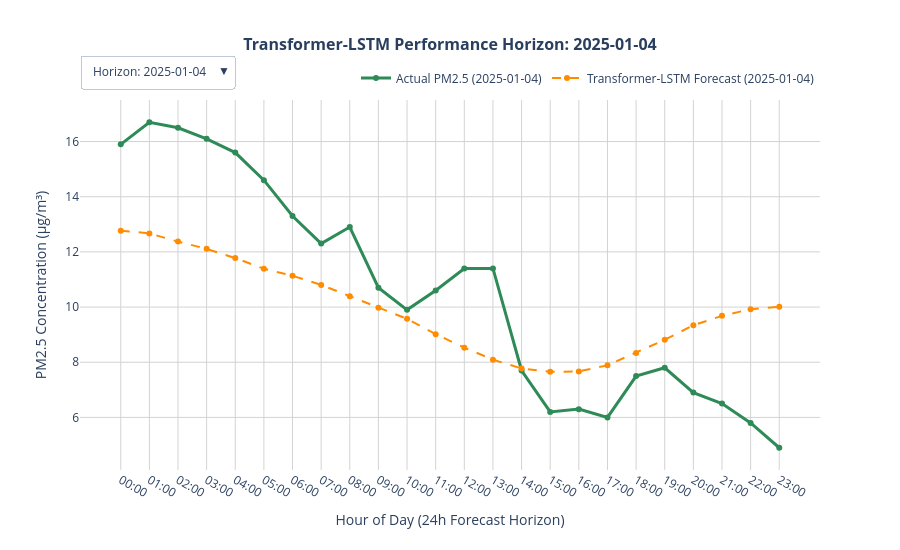

Source (notebook cell):
### Code cell
import plotly.graph_objects as go

sample_indices = [0, 50, 100, 150, 200, 250, 300, 350, 400, 450, 500, 550, 600]
num_samples = len(sample_indices)

fig = go.Figure()
buttons = []

for idx, sample_idx in enumerate(sample_indices):
    # Pull directly from pre-computed, inverted arrays to avoid loop overhead
    true_actual = true_ground_truth_all[sample_idx]
    true_pred = true_predictions_all[sample_idx]
    
    start_timestamp_idx = INPUT_WINDOW + sample_idx
    window_timestamps = df.loc["2025-01-01 00:00:00":"2025-01-31 23:00:00"].index[
        start_timestamp_idx : start_timestamp_idx + OUTPUT_WINDOW
    ]
    time_labels = [str(t).split()[1][:5] for t in window_timestamps]
    date_str = str(window_timestamps[0]).split()[0]
    
    fig.add_trace(go.Scatter(
        x=time_labels, y=true_actual,
        mode='lines+markers',
        name=f'Actual PM2.5 ({date_str})',
        line=dict(color='seagreen', width=3),
        visible=(idx == 0)
    ))
    
    fig.add_trace(go.Scatter(
        x=time_labels, y=true_pred,
        mode='lines+markers',
        name=f'Transformer-LSTM Forecast ({date_str})',
        line=dict(color='darkorange', width=2, dash='dash'),
        visible=(idx == 0)
    ))
    
    visibility_mask = [False] * (num_samples * 2)
    visibility_mask[idx * 2] = True
    visibility_mask[idx * 2 + 1] = True
    
    buttons.append(dict(
        label=f"Horizon: {date_str}",
        method="update",
        args=[
            {"visible": visibility_mask},
            {"title": f"<b>Transformer-LSTM Performance Horizon: {date_str}</b>"} 
        ]
    ))

initial_date_str = str(df.loc["2025-01-01 00:00:00":"2025-01-31 23:00:00"].index[INPUT_WINDOW]).split()[0]

fig.update_layout(
    title=dict(
        text=f'<b>Transformer-LSTM Performance Horizon: {initial_date_str}</b>',
        x=0.5,
        font=dict(size=16)
    ),
    updatemenus=[
        dict(
            buttons=buttons,
            direction="down",
            pad={"r": 10, "t": 10},
            showactive=True,
            x=0.0,
            xanchor="left",
            y=1.15,
            yanchor="top"
        )
    ],
    xaxis=dict(title='Hour of Day (24h Forecast Horizon)', showgrid=True, gridcolor='lightgray'),
    yaxis=dict(title='PM2.5 Concentration (μg/m³)', showgrid=True, gridcolor='lightgray'),
    template='plotly_white',
    hovermode='x unified',
    height=550,
    width=900,
    legend=dict(
        orientation="h",
        yanchor="bottom",
        y=1.02,
        xanchor="right",
        x=1
    )
)

fig.show()

### Figure 1 — Plotly figure (JSON) as saved in the notebook; plotly's stock layout.template omitted (floating-point values rounded to 4 significant figures)
{"data": [{"line": {"color": "seagreen", "width": 3}, "mode": "lines+markers", "name": "Actual PM2.5 (2025-01-04)", "type": "scatter", "visible": true, "x": ["00:00", "01:00", "02:00", "03:00", "04:00", "05:00", "06:00", "07:00", "08:00", "09:00", "10:00", "11:00", "12:00", "13:00", "14:00", "15:00", "16:00", "17:00", "18:00", "19:00", "20:00", "21:00", "22:00", "23:00"], "y": [15.9, 16.7, 16.5, 16.1, 15.6, 14.6, 13.3, 12.3, 12.9, 10.7, 9.9, 10.6, 11.4, 11.4, 7.7, 6.2, 6.3, 6.0, 7.5, 7.8, 6.9, 6.5, 5.8, 4.9]}, {"line": {"color": "darkorange", "dash": "dash", "width": 2}, "mode": "lines+markers", "name": "Transformer-LSTM Forecast (2025-01-04)", "type": "scatter", "visible": true, "x": ["00:00", "01:00", "02:00", "03:00", "04:00", "05:00", "06:00", "07:00", "08:00", "09:00", "10:00", "11:00", "12:00", "13:00", "14:00", "15:00", "16:00", "17:00", "18:00", "19:00", "20:00", "21:00", "22:00", "23:00"], "y": [12.77, 12.67, 12.37, 12.11, 11.78, 11.39, 11.13, 10.8, 10.4, 9.979, 9.573, 9.018, 8.528, 8.094, 7.776, 7.651, 7.669, 7.887, 8.337, 8.817, 9.339, 9.682, 9.924, 10.01]}, {"line": {"color": "seagreen", "width": 3}, "mode": "lines+markers", "name": "Actual PM2.5 (2025-01-06)", "type": "scatter", "visible": false, "x": ["02:00", "03:00", "04:00", "05:00", "06:00", "07:00", "08:00", "09:00", "10:00", "11:00", "12:00", "13:00", "14:00", "15:00", "16:00", "17:00", "18:00", "19:00", "20:00", "21:00", "22:00", "23:00", "00:00", "01:00"], "y": [3.1, 2.8, 1.7, 1.2, 1.1, 1.1, 1.1, 1.3, 1.6, 1.8, 1.8, 2.3, 2.3, 2.1, 2.1, 2.2, 2.9, 3.4, 3.5, 3.3, 3.0, 2.7, 2.4, 2.3]}, {"line": {"color": "darkorange", "dash": "dash", "width": 2}, "mode": "lines+markers", "name": "Transformer-LSTM Forecast (2025-01-06)", "type": "scatter", "visible": false, "x": ["02:00", "03:00", "04:00", "05:00", "06:00", "07:00", "08:00", "09:00", "10:00", "11:00", "12:00", "13:00", "14:00", "15:00", "16:00", "17:00", "18:00", "19:00", "20:00", "21:00", "22:00", "23:00", "00:00", "01:00"], "y": [3.289, 3.379, 3.465, 3.544, 3.647, 3.713, 3.822, 3.9, 3.941, 3.997, 4.097, 4.178, 4.308, 4.396, 4.582, 4.745, 4.86, 5.005, 5.157, 5.268, 5.394, 5.418, 5.404, 5.431]}, {"line": {"color": "seagreen", "width": 3}, "mode": "lines+markers", "name": "Actual PM2.5 (2025-01-08)", "type": "scatter", "visible": false, "x": ["04:00", "05:00", "06:00", "07:00", "08:00", "09:00", "10:00", "11:00", "12:00", "13:00", "14:00", "15:00", "16:00", "17:00", "18:00", "19:00", "20:00", "21:00", "22:00", "23:00", "00:00", "01:00", "02:00", "03:00"], "y": [6.0, 6.3, 6.2, 6.9, 8.5, 10.0, 9.9, 9.3, 7.7, 6.8, 6.8, 7.1, 8.1, 9.5, 11.0, 12.6, 13.3, 12.9, 13.6, 13.8, 13.5, 12.8, 14.0, 14.5]}, {"line": {"color": "darkorange", "dash": "dash", "width": 2}, "mode": "lines+markers", "name": "Transformer-LSTM Forecast (2025-01-08)", "type": "scatter", "visible": false, "x": ["04:00", "05:00", "06:00", "07:00", "08:00", "09:00", "10:00", "11:00", "12:00", "13:00", "14:00", "15:00", "16:00", "17:00", "18:00", "19:00", "20:00", "21:00", "22:00", "23:00", "00:00", "01:00", "02:00", "03:00"], "y": [5.541, 5.608, 5.626, 5.637, 5.624, 5.522, 5.478, 5.374, 5.208, 5.067, 5.019, 4.985, 5.036, 5.098, 5.302, 5.52, 5.718, 5.938, 6.186, 6.365, 6.537, 6.567, 6.561, 6.556]}, {"line": {"color": "seagreen", "width": 3}, "mode": "lines+markers", "name": "Actual PM2.5 (2025-01-10)", "type": "scatter", "visible": false, "x": ["06:00", "07:00", "08:00", "09:00", "10:00", "11:00", "12:00", "13:00", "14:00", "15:00", "16:00", "17:00", "18:00", "19:00", "20:00", "21:00", "22:00", "23:00", "00:00", "01:00", "02:00", "03:00", "04:00", "05:00"], "y": [12.1, 11.3, 10.4, 10.9, 11.2, 11.1, 11.3, 12.0, 12.3, 12.0, 11.5, 12.3, 14.2, 15.3, 19.2, 21.7, 22.1, 23.7, 22.8, 21.3, 21.5, 19.8, 18.8, 18.3]}, {"line": {"color": "darkorange", "dash": "dash", "width": 2}, "mode": "lines+markers", "name": "Transformer-LSTM Forecast (2025-01-10)", "type": "scatter", "visible": false, "x": ["06:00", "07:00", "08:00", "09:00", "10:00", "11:00", "12:00", "13:00", "14:00", "15:00", "16:00", "17:00", "18:00", "19:00", "20:00", "21:00", "22:00", "23:00", "00:00", "01:00", "02:00", "03:00", "04:00", "05:00"], "y": [11.57, 11.44, 11.15, 10.77, 10.37, 9.893, 9.454, 9.155, 8.882, 8.665, 8.716, 8.879, 9.153, 9.639, 10.13, 10.64, 11.05, 11.35, 11.53, 11.59, 11.65, 11.56, 11.47, 11.38]}, {"line": {"color": "seagreen", "width": 3}, "mode": "lines+markers", "name": "Actual PM2.5 (2025-01-12)", "type": "scatter", "visible": false, "x": ["08:00", "09:00", "10:00", "11:00", "12:00", "13:00", "14:00", "15:00", "16:00", "17:00", "18:00", "19:00", "20:00", "21:00", "22:00", "23:00", "00:00", "01:00", "02:00", "03:00", "04:00", "05:00", "06:00", "07:00"], "y": [16.1, 15.0, 13.3, 10.2, 9.1, 8.7, 7.6, 6.8, 6.9, 7.3, 7.8, 7.9, 8.3, 8.5, 8.1, 7.3, 6.7, 5.9, 6.0, 5.8, 5.8, 6.1, 6.3, 6.0]}, {"line": {"color": "darkorange", "dash": "dash", "width": 2}, "mode": "lines+markers", "name": "Transformer-LSTM Forecast (2025-01-12)", "type": "scatter", "visible": false, "x": ["08:00", "09:00", "10:00", "11:00", "12:00", "13:00", "14:00", "15:00", "16:00", "17:00", "18:00", "19:00", "20:00", "21:00", "22:00", "23:00", "00:00", "01:00", "02:00", "03:00", "04:00", "05:00", "06:00", "07:00"], "y": [15.32, 15.1, 14.63, 14.03, 13.46, 12.94, 12.5, 12.36, 12.35, 12.41, 12.75, 13.17, 13.59, 14.27, 14.69, 15.06, 15.27, 15.29, 15.14, 14.9, 14.76, 14.55, 14.36, 14.19]}, {"line": {"color": "seagreen", "width": 3}, "mode": "lines+markers", "name": "Actual PM2.5 (2025-01-14)", "type": "scatter", "visible": false, "x": ["10:00", "11:00", "12:00", "13:00", "14:00", "15:00", "16:00", "17:00", "18:00", "19:00", "20:00", "21:00", "22:00", "23:00", "00:00", "01:00", "02:00", "03:00", "04:00", "05:00", "06:00", "07:00", "08:00", "09:00"], "y": [9.8, 9.3, 8.2, 7.6, 7.3, 6.9, 7.6, 8.8, 9.9, 11.1, 12.1, 12.4, 12.0, 11.2, 10.3, 9.4, 9.3, 7.5, 7.2, 7.0, 6.9, 7.3, 7.9, 8.2]}, {"line": {"color": "darkorange", "dash": "dash", "width": 2}, "mode": "lines+markers", "name": "Transformer-LSTM Forecast (2025-01-14)", "type": "scatter", "visible": false, "x": ["10:00", "11:00", "12:00", "13:00", "14:00", "15:00", "16:00", "17:00", "18:00", "19:00", "20:00", "21:00", "22:00", "23:00", "00:00", "01:00", "02:00", "03:00", "04:00", "05:00", "06:00", "07:00", "08:00", "09:00"], "y": [9.272, 9.017, 8.715, 8.517, 8.455, 8.49, 8.64, 8.961, 9.338, 9.745, 10.14, 10.42, 10.57, 10.74, 10.74, 10.75, 10.68, 10.59, 10.49, 10.39, 10.33, 10.18, 9.989, 9.753]}, {"line": {"color": "seagreen", "width": 3}, "mode": "lines+markers", "name": "Actual PM2.5 (2025-01-16)", "type": "scatter", "visible": false, "x": ["12:00", "13:00", "14:00", "15:00", "16:00", "17:00", "18:00", "19:00", "20:00", "21:00", "22:00", "23:00", "00:00", "01:00", "02:00", "03:00", "04:00", "05:00", "06:00", "07:00", "08:00", "09:00", "10:00", "11:00"], "y": [16.4, 16.4, 15.0, 12.7, 11.9, 12.4, 13.7, 15.9, 16.8, 15.5, 13.8, 17.2, 14.2, 12.7, 11.1, 10.9, 10.1, 10.4, 10.2, 11.0, 11.5, 11.4, 10.8, 10.0]}, {"line": {"color": "darkorange", "dash": "dash", "width": 2}, "mode": "lines+markers", "name": "Transformer-LSTM Forecast (2025-01-16)", "type": "scatter", "visible": false, "x": ["12:00", "13:00", "14:00", "15:00", "16:00", "17:00", "18:00", "19:00", "20:00", "21:00", "22:00", "23:00", "00:00", "01:00", "02:00", "03:00", "04:00", "05:00", "06:00", "07:00", "08:00", "09:00", "10:00", "11:00"], "y": [14.75, 14.33, 13.87, 13.66, 13.65, 13.78, 14.15, 14.65, 15.17, 15.61, 15.95, 15.94, 15.74, 15.65, 15.29, 15.04, 14.81, 14.6, 14.5, 14.36, 14.26, 13.99, 13.57, 13.04]}, {"line": {"color": "seagreen", "width": 3}, "mode": "lines+markers", "name": "Actual PM2.5 (2025-01-18)", "type": "scatter", "visible": false, "x": ["14:00", "15:00", "16:00", "17:00", "18:00", "19:00", "20:00", "21:00", "22:00", "23:00", "00:00", "01:00", "02:00", "03:00", "04:00", "05:00", "06:00", "07:00", "08:00", "09:00", "10:00", "11:00", "12:00", "13:00"], "y": [11.7, 10.9, 11.2, 16.0, 17.8, 19.7, 21.6, 23.1, 22.6, 22.1, 20.6, 22.2, 22.7, 22.8, 23.9, 22.3, 18.9, 15.7, 15.4, 15.5, 15.4, 15.6, 16.8, 14.8]}, {"line": {"color": "darkorange", "dash": "dash", "width": 2}, "mode": "lines+markers", "name": "Transformer-LSTM Forecast (2025-01-18)", "type": "scatter", "visible": false, "x": ["14:00", "15:00", "16:00", "17:00", "18:00", "19:00", "20:00", "21:00", "22:00", "23:00", "00:00", "01:00", "02:00", "03:00", "04:00", "05:00", "06:00", "07:00", "08:00", "09:00", "10:00", "11:00", "12:00", "13:00"], "y": [12.75, 12.9, 13.02, 13.41, 13.92, 14.41, 14.99, 15.57, 16.04, 16.32, 16.54, 16.47, 16.26, 16.19, 15.92, 15.7, 15.45, 15.17, 14.92, 14.57, 14.33, 13.98, 13.52, 13.12]}, {"line": {"color": "seagreen", "width": 3}, "mode": "lines+markers", "name": "Actual PM2.5 (2025-01-20)", "type": "scatter", "visible": false, "x": ["16:00", "17:00", "18:00", "19:00", "20:00", "21:00", "22:00", "23:00", "00:00", "01:00", "02:00", "03:00", "04:00", "05:00", "06:00", "07:00", "08:00", "09:00", "10:00", "11:00", "12:00", "13:00", "14:00", "15:00"], "y": [9.0, 9.8, 10.7, 12.4, 13.2, 14.8, 16.0, 16.4, 15.7, 16.4, 16.4, 15.8, 15.5, 16.1, 15.5, 16.0, 17.3, 19.0, 19.4, 20.7, 21.4, 20.6, 18.8, 17.4]}, {"line": {"color": "darkorange", "dash": "dash", "width": 2}, "mode": "lines+markers", "name": "Transformer-LSTM Forecast (2025-01-20)", "type": "scatter", "visible": false, "x": ["16:00", "17:00", "18:00", "19:00", "20:00", "21:00", "22:00", "23:00", "00:00", "01:00", "02:00", "03:00", "04:00", "05:00", "06:00", "07:00", "08:00", "09:00", "10:00", "11:00", "12:00", "13:00", "14:00", "15:00"], "y": [9.638, 10.25, 10.89, 11.68, 12.5, 13.12, 13.65, 13.98, 14.21, 14.26, 14.33, 14.27, 14.16, 14.14, 13.99, 13.77, 13.41, 12.91, 12.36, 11.71, 11.19, 10.77, 10.4, 10.26]}, {"line": {"color": "seagreen", "width": 3}, "mode": "lines+markers", "name": "Actual PM2.5 (2025-01-22)", "type": "scatter", "visible": false, "x": ["18:00", "19:00", "20:00", "21:00", "22:00", "23:00", "00:00", "01:00", "02:00", "03:00", "04:00", "05:00", "06:00", "07:00", "08:00", "09:00", "10:00", "11:00", "12:00", "13:00", "14:00", "15:00", "16:00", "17:00"], "y": [17.8, 22.2, 25.9, 24.6, 23.5, 21.9, 20.0, 18.9, 15.5, 11.7, 11.2, 6.2, 3.9, 3.5, 3.2, 2.5, 2.3, 1.9, 1.7, 1.7, 2.6, 3.1, 3.3, 3.4]}, {"line": {"color": "darkorange", "dash": "dash", "width": 2}, "mode": "lines+markers", "name": "Transformer-LSTM Forecast (2025-01-22)", "type": "scatter", "visible": false, "x": ["18:00", "19:00", "20:00", "21:00", "22:00", "23:00", "00:00", "01:00", "02:00", "03:00", "04:00", "05:00", "06:00", "07:00", "08:00", "09:00", "10:00", "11:00", "12:00", "13:00", "14:00", "15:00", "16:00", "17:00"], "y": [14.82, 15.47, 16.02, 16.55, 17.03, 17.23, 17.34, 17.14, 16.87, 16.53, 16.22, 15.72, 15.21, 14.8, 14.24, 13.61, 12.98, 12.24, 11.6, 11.0, 10.61, 10.42, 10.4, 10.57]}, {"line": {"color": "seagreen", "width": 3}, "mode": "lines+markers", "name": "Actual PM2.5 (2025-01-24)", "type": "scatter", "visible": false, "x": ["20:00", "21:00", "22:00", "23:00", "00:00", "01:00", "02:00", "03:00", "04:00", "05:00", "06:00", "07:00", "08:00", "09:00", "10:00", "11:00", "12:00", "13:00", "14:00", "15:00", "16:00", "17:00", "18:00", "19:00"], "y": [4.1, 4.9, 5.0, 5.2, 4.6, 3.1, 3.2, 3.7, 5.2, 4.6, 4.7, 4.9, 5.1, 5.3, 5.0, 4.5, 4.3, 3.7, 3.2, 3.7, 4.1, 5.0, 6.9, 7.6]}, {"line": {"color": "darkorange", "dash": "dash", "width": 2}, "mode": "lines+markers", "name": "Transformer-LSTM Forecast (2025-01-24)", "type": "scatter", "visible": false, "x": ["20:00", "21:00", "22:00", "23:00", "00:00", "01:00", "02:00", "03:00", "04:00", "05:00", "06:00", "07:00", "08:00", "09:00", "10:00", "11:00", "12:00", "13:00", "14:00", "15:00", "16:00", "17:00", "18:00", "19:00"], "y": [4.239, 4.373, 4.451, 4.475, 4.52, 4.548, 4.604, 4.638, 4.65, 4.714, 4.791, 4.803, 4.828, 4.772, 4.739, 4.672, 4.586, 4.557, 4.597, 4.684, 4.854, 4.987, 5.127, 5.3]}, {"line": {"color": "seagreen", "width": 3}, "mode": "lines+markers", "name": "Actual PM2.5 (2025-01-26)", "type": "scatter", "visible": false, "x": ["22:00", "23:00", "00:00", "01:00", "02:00", "03:00", "04:00", "05:00", "06:00", "07:00", "08:00", "09:00", "10:00", "11:00", "12:00", "13:00", "14:00", "15:00", "16:00", "17:00", "18:00", "19:00", "20:00", "21:00"], "y": [3.0, 2.4, 1.7, 1.7, 2.8, 2.9, 2.7, 3.2, 2.9, 3.2, 2.8, 3.0, 2.9, 2.7, 2.6, 2.6, 2.7, 2.6, 2.7, 2.9, 3.3, 3.3, 3.6, 3.8]}, {"line": {"color": "darkorange", "dash": "dash", "width": 2}, "mode": "lines+markers", "name": "Transformer-LSTM Forecast (2025-01-26)", "type": "scatter", "visible": false, "x": ["22:00", "23:00", "00:00", "01:00", "02:00", "03:00", "04:00", "05:00", "06:00", "07:00", "08:00", "09:00", "10:00", "11:00", "12:00", "13:00", "14:00", "15:00", "16:00", "17:00", "18:00", "19:00", "20:00", "21:00"], "y": [3.662, 3.777, 3.855, 3.903, 3.971, 4.024, 4.122, 4.199, 4.249, 4.34, 4.445, 4.495, 4.559, 4.538, 4.564, 4.558, 4.523, 4.546, 4.624, 4.722, 4.883, 4.986, 5.081, 5.207]}, {"line": {"color": "seagreen", "width": 3}, "mode": "lines+markers", "name": "Actual PM2.5 (2025-01-29)", "type": "scatter", "visible": false, "x": ["00:00", "01:00", "02:00", "03:00", "04:00", "05:00", "06:00", "07:00", "08:00", "09:00", "10:00", "11:00", "12:00", "13:00", "14:00", "15:00", "16:00", "17:00", "18:00", "19:00", "20:00", "21:00", "22:00", "23:00"], "y": [3.9, 3.9, 4.0, 4.0, 4.0, 3.9, 4.1, 4.5, 5.2, 5.8, 6.1, 5.6, 4.3, 3.8, 5.4, 5.8, 4.7, 4.3, 5.0, 5.6, 5.7, 5.9, 5.9, 5.7]}, {"line": {"color": "darkorange", "dash": "dash", "width": 2}, "mode": "lines+markers", "name": "Transformer-LSTM Forecast (2025-01-29)", "type": "scatter", "visible": false, "x": ["00:00", "01:00", "02:00", "03:00", "04:00", "05:00", "06:00", "07:00", "08:00", "09:00", "10:00", "11:00", "12:00", "13:00", "14:00", "15:00", "16:00", "17:00", "18:00", "19:00", "20:00", "21:00", "22:00", "23:00"], "y": [3.883, 3.964, 4.023, 4.072, 4.136, 4.172, 4.266, 4.32, 4.331, 4.366, 4.424, 4.436, 4.483, 4.465, 4.537, 4.596, 4.634, 4.731, 4.879, 5.017, 5.197, 5.279, 5.331, 5.399]}], "layout": {"height": 550, "hovermode": "x unified", "legend": {"orientation": "h", "x": 1, "xanchor": "right", "y": 1.02, "yanchor": "bottom"}, "title": {"font": {"size": 16}, "text": "<b>Transformer-LSTM Performance Horizon: 2025-01-04</b>", "x": 0.5}, "updatemenus": [{"buttons": [{"args": [{"visible": [true, true, false, false, false, false, false, false, false, false, false, false, false, false, false, false, false, false, false, false, false, false, false, false, false, false]}, {"title": "<b>Transformer-LSTM Performance Horizon: 2025-01-04</b>"}], "label": "Horizon: 2025-01-04", "method": "update"}, {"args": [{"visible": [false, false, true, true, false, false, false, false, false, false, false, false, false, false, false, false, false, false, false, false, false, false, false, false, false, false]}, {"title": "<b>Transformer-LSTM Performance Horizon: 2025-01-06</b>"}], "label": "Horizon: 2025-01-06", "method": "update"}, {"args": [{"visible": [false, false, false, false, true, true, false, false, false, false, false, false, false, false, false, false, false, false, false, false, false, false, false, false, false, false]}, {"title": "<b>Transformer-LSTM Performance Horizon: 2025-01-08</b>"}], "label": "Horizon: 2025-01-08", "method": "update"}, {"args": [{"visible": [false, false, false, false, false, false, true, true, false, false, false, false, false, false, false, false, false, false, false, false, false, false, false, false, false, false]}, {"title": "<b>Transformer-LSTM Performance Horizon: 2025-01-10</b>"}], "label": "Horizon: 2025-01-10", "method": "update"}, {"args": [{"visible": [false, false, false, false, false, false, false, false, true, true, false, false, false, false, false, false, false, false, false, false, false, false, false, false, false, false]}, {"title": "<b>Transformer-LSTM Performance Horizon: 2025-01-12</b>"}], "label": "Horizon: 2025-01-12", "method": "update"}, {"args": [{"visible": [false, false, false, false, false, false, false, false, false, false, true, true, false, false, false, false, false, false, false, false, false, false, false, false, false, false]}, {"title": "<b>Transformer-LSTM Performance Horizon: 2025-01-14</b>"}], "label": "Horizon: 2025-01-14", "method": "update"}, {"args": [{"visible": [false, false, false, false, false, false, false, false, false, false, false, false, true, true, false, false, false, false, false, false, false, false, false, false, false, false]}, {"title": "<b>Transformer-LSTM Performance Horizon: 2025-01-16</b>"}], "label": "Horizon: 2025-01-16", "method": "update"}, {"args": [{"visible": [false, false, false, false, false, false, false, false, false, false, false, false, false, false, true, true, false, false, false, false, false, false, false, false, false, false]}, {"title": "<b>Transformer-LSTM Performance Horizon: 2025-01-18</b>"}], "label": "Horizon: 2025-01-18", "method": "update"}, {"args": [{"visible": [false, false, false, false, false, false, false, false, false, false, false, false, false, false, false, false, true, true, false, false, false, false, false, false, false, false]}, {"title": "<b>Transformer-LSTM Performance Horizon: 2025-01-20</b>"}], "label": "Horizon: 2025-01-20", "method": "update"}, {"args": [{"visible": [false, false, false, false, false, false, false, false, false, false, false, false, false, false, false, false, false, false, true, true, false, false, false, false, false, false]}, {"title": "<b>Transformer-LSTM Performance Horizon: 2025-01-22</b>"}], "label": "Horizon: 2025-01-22", "method": "update"}, {"args": [{"visible": [false, false, false, false, false, false, false, false, false, false, false, false, false, false, false, false, false, false, false, false, true, true, false, false, false, false]}, {"title": "<b>Transformer-LSTM Performance Horizon: 2025-01-24</b>"}], "label": "Horizon: 2025-01-24", "method": "update"}, {"args": [{"visible": [false, false, false, false, false, false, false, false, false, false, false, false, false, false, false, false, false, false, false, false, false, false, true, true, false, false]}, {"title": "<b>Transformer-LSTM Performance Horizon: 2025-01-26</b>"}], "label": "Horizon: 2025-01-26", "method": "update"}, {"args": [{"visible": [false, false, false, false, false, false, false, false, false, false, false, false, false, false, false, false, false, false, false, false, false, false, false, false, true, true]}, {"title": "<b>Transformer-LSTM Performance Horizon: 2025-01-29</b>"}], "label": "Horizon: 2025-01-29", "method": "update"}], "direction": "down", "pad": {"r": 10, "t": 10}, "showactive": true, "x": 0, "xanchor": "left", "y": 1.15, "yanchor": "top"}], "width": 900, "xaxis": {"gridcolor": "lightgray", "showgrid": true, "title": {"text": "Hour of Day (24h Forecast Horizon)"}}, "yaxis": {"gridcolor": "lightgray", "showgrid": true, "title": {"text": "PM2.5 Concentration (μg/m³)"}}}}
